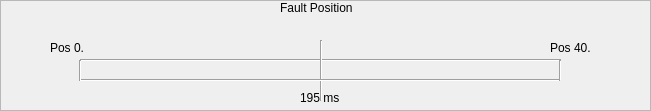
   <widget class="QFrame" name="frame_9">
    <property name="geometry">
     <rect>
      <x>890</x>
      <y>20</y>
      <width>651</width>
      <height>111</height>
     </rect>
    </property>
    <property name="frameShape">
     <enum>QFrame::StyledPanel</enum>
    </property>
    <property name="frameShadow">
     <enum>QFrame::Raised</enum>
    </property>
    <widget class="Line" name="line_7">
     <property name="geometry">
      <rect>
       <x>80</x>
       <y>50</y>
       <width>481</width>
       <height>20</height>
      </rect>
     </property>
     <property name="orientation">
      <enum>Qt::Horizontal</enum>
     </property>
    </widget>
    <widget class="QLabel" name="label_12">
     <property name="geometry">
      <rect>
       <x>280</x>
       <y>0</y>
       <width>81</width>
       <height>16</height>
      </rect>
     </property>
     <property name="text">
      <string>Fault Position</string>
     </property>
    </widget>
    <widget class="Line" name="line_8">
     <property name="geometry">
      <rect>
       <x>320</x>
       <y>40</y>
       <width>3</width>
       <height>61</height>
      </rect>
     </property>
     <property name="orientation">
      <enum>Qt::Vertical</enum>
     </property>
    </widget>
    <widget class="QLabel" name="faultPosition">
     <property name="geometry">
      <rect>
       <x>300</x>
       <y>20</y>
       <width>37</width>
       <height>12</height>
      </rect>
     </property>
     <property name="text">
      <string/>
     </property>
    </widget>
    <widget class="QLabel" name="label_19">
     <property name="geometry">
      <rect>
       <x>50</x>
       <y>40</y>
       <width>81</width>
       <height>16</height>
      </rect>
     </property>
     <property name="text">
      <string>Pos 0.</string>
     </property>
    </widget>
    <widget class="QLabel" name="label_48">
     <property name="geometry">
      <rect>
       <x>550</x>
       <y>40</y>
       <width>81</width>
       <height>16</height>
      </rect>
     </property>
     <property name="text">
      <string>Pos 40.</string>
     </property>
    </widget>
    <widget class="Line" name="line_9">
     <property name="geometry">
      <rect>
       <x>80</x>
       <y>70</y>
       <width>481</width>
       <height>20</height>
      </rect>
     </property>
     <property name="orientation">
      <enum>Qt::Horizontal</enum>
     </property>
    </widget>
    <widget class="Line" name="line_10">
     <property name="geometry">
      <rect>
       <x>70</x>
       <y>60</y>
       <width>20</width>
       <height>21</height>
      </rect>
     </property>
     <property name="orientation">
      <enum>Qt::Vertical</enum>
     </property>
    </widget>
    <widget class="Line" name="line_11">
     <property name="geometry">
      <rect>
       <x>550</x>
       <y>60</y>
       <width>20</width>
       <height>21</height>
      </rect>
     </property>
     <property name="orientation">
      <enum>Qt::Vertical</enum>
     </property>
    </widget>
    <widget class="QLabel" name="label_49">
     <property name="geometry">
      <rect>
       <x>300</x>
       <y>90</y>
       <width>81</width>
       <height>16</height>
      </rect>
     </property>
     <property name="text">
      <string>195 ms</string>
     </property>
    </widget>
   </widget>
